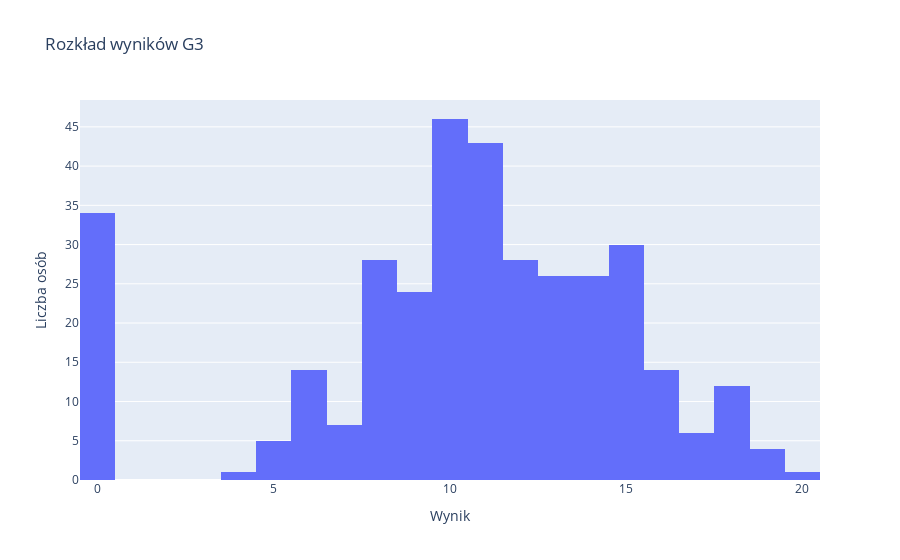

The code cell stored with this chart in its notebook:
### Code cell
fig = go.Figure(data=[go.Histogram(x=dane.G3)])

fig.update_layout(
    title_text="Rozkład wyników G3",
    xaxis_title_text='Wynik',
    yaxis_title_text='Liczba osób')


fig.show()

### Figure 1 — Plotly figure (JSON) as saved in the notebook; plotly's stock layout.template omitted (floating-point values rounded to 4 significant figures; data arrays with more than 128 entries replaced by an {"elided": "..."} marker saying what was removed)
{"data": [{"type": "histogram", "x": {"elided": "349 int values"}}], "layout": {"title": {"text": "Rozkład wyników G3"}, "xaxis": {"title": {"text": "Wynik"}}, "yaxis": {"title": {"text": "Liczba osób"}}}}
